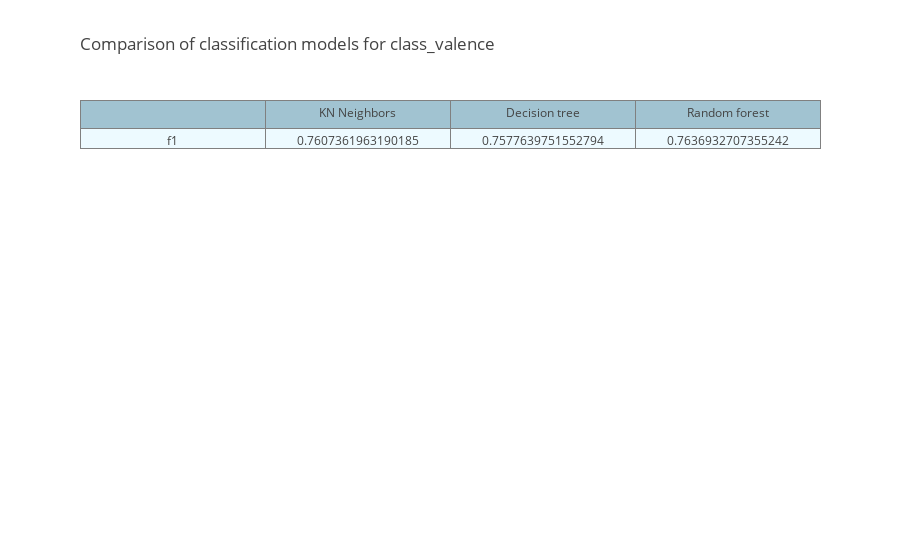
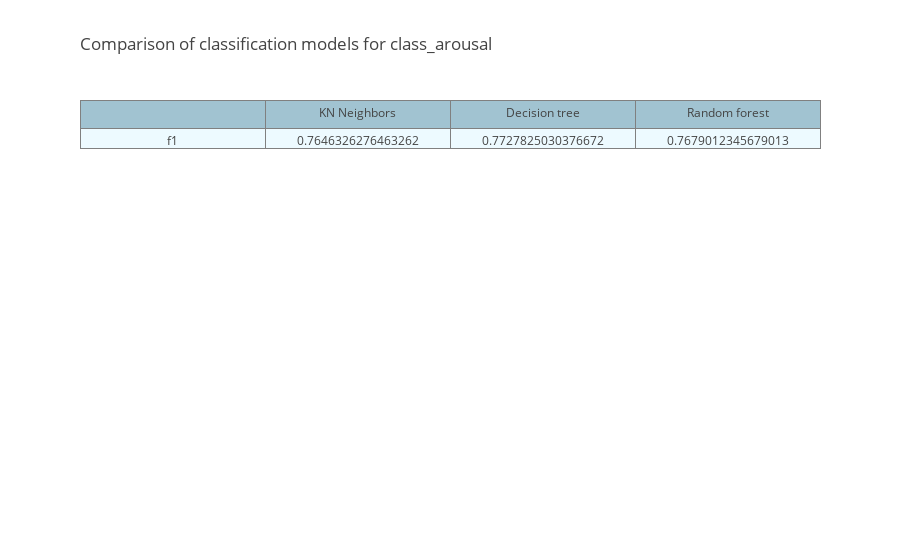

The cell these charts' notebook holds for them, in order:
### Code cell
perfromOnTargetClassification(targets[2])
perfromOnTargetClassification(targets[3])

### Figure 1 — Plotly figure (JSON) as saved in the notebook; plotly's stock layout.template omitted (floating-point values rounded to 4 significant figures)
{"data": [{"cells": {"fill": {"color": "#EDFAFF"}, "values": [["f1"], 0.7607, 0.7578, 0.7637]}, "header": {"fill": {"color": "#a1c3d1"}, "values": ["", "KN Neighbors", "Decision tree", "Random forest"]}, "type": "table"}], "layout": {"title": {"text": "Comparison of classification models for class_valence", "x": 0, "xref": "paper"}}}

### Figure 2 — Plotly figure (JSON) as saved in the notebook; plotly's stock layout.template omitted (floating-point values rounded to 4 significant figures)
{"data": [{"cells": {"fill": {"color": "#EDFAFF"}, "values": [["f1"], 0.7646, 0.7728, 0.7679]}, "header": {"fill": {"color": "#a1c3d1"}, "values": ["", "KN Neighbors", "Decision tree", "Random forest"]}, "type": "table"}], "layout": {"title": {"text": "Comparison of classification models for class_arousal", "x": 0, "xref": "paper"}}}
